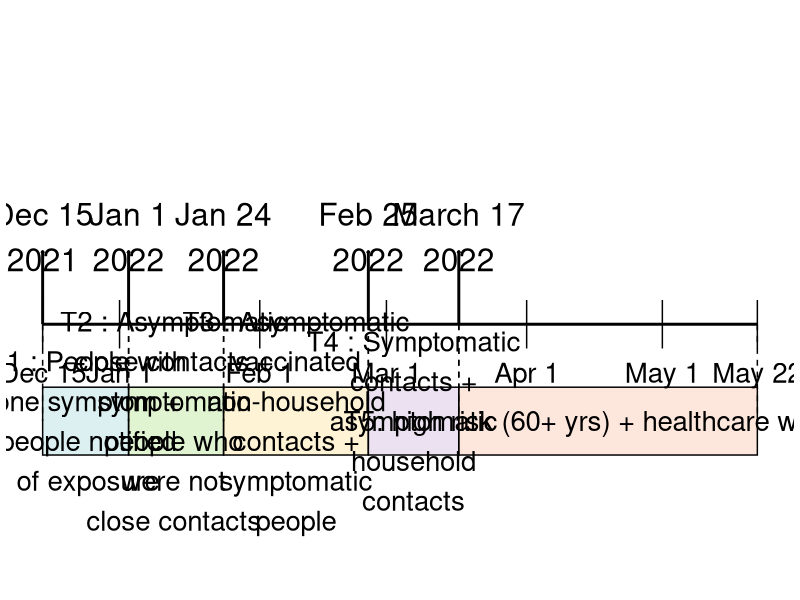

This figure's R source:
## ---- chunk 1
library(ggplot2)
library(dplyr)
library(patchwork)
## ---- chunk 2
######################################
###### Testing Eligibility###########

# Timeline axis data
testing_timeline <- data.frame(date = as.Date(c("2021-12-15", "2022-01-01", "2022-02-01", 
                                        "2022-03-01", "2022-04-01", "2022-05-01", "2022-05-22")),
                       label = c("Dec 15", "Jan 1", "Feb 1", "Mar 1", "Apr 1", "May 1", "May 22")
)

# Testing segments
testing_segments <- data.frame(
  start = as.Date(c("2021-12-15","2022-01-03","2022-01-24", "2022-02-25", "2022-03-17")),
  end   = as.Date(c("2022-01-03","2022-01-24","2022-02-25", "2022-03-17", "2022-05-22")),
  level = c("T1 : People with\none symptom +\npeople notified\nof exposure",
            "T2 : Asymptomatic\nclose contacts +\nsymptomatic\npeople who\nwere not\nclose contacts", 
            "T3 : Asymptomatic\nvaccinated\nnon-household\ncontacts +\nsymptomatic\npeople",
            "T4 : Symptomatic\ncontacts +\nasymptomatic\nhousehold\ncontacts", 
            "T5: high risk (60+ yrs) + healthcare workers"),
  y     = -0.2
)

# midpoints using Date math
testing_segments <- testing_segments %>%
  mutate(midpoint = start + (end - start) / 2)

testing_colors <- c(
  "T1 : People with\none symptom +\npeople notified\nof exposure" = "#A8DADC66",
  "T2 : Asymptomatic\nclose contacts +\nsymptomatic\npeople who\nwere not\nclose contacts" = "#B5E48C66",
  "T3 : Asymptomatic\nvaccinated\nnon-household\ncontacts +\nsymptomatic\npeople" = "#FFE29A66",
  "T4 : Symptomatic\ncontacts +\nasymptomatic\nhousehold\ncontacts" = "#CDB4DB66",
  "T5: high risk (60+ yrs) + healthcare workers" = "#FBC4AB66"
)

# event arrows
events <- data.frame(
  date = as.Date(c("2021-12-15","2022-01-03","2022-01-24", "2022-02-25", "2022-03-17")),
  label = c("Dec 15\n2021","Jan 1\n2022","Jan 24\n2022", "Feb 25\n2022", "March 17\n2022"),
  y_tip = 0.15,
  y_text = 0.18
)

testing_timeline_plot <- (ggplot() +
                    # timeline axis
                    geom_segment(aes(x=min(testing_timeline$date), xend=max(testing_timeline$date),y=0, yend=0), size=1) +
                    geom_segment(data=testing_timeline,aes(x=date, xend=date, y=0.05, yend=-0.05)) +
                    geom_text(data=testing_timeline,aes(x=date, y=-0.1, label=label), size=7) +
                    # event arrows
                    geom_segment(data=events,aes(x=date, xend=date, y=0, yend=y_tip),arrow=arrow(length=unit(0.05,"cm")), size=1) +
                    geom_text(data=events,aes(x=date, y=y_text, label=label),size=8, hjust=0.5) +
                    # dotted lines for testing eligibility start and end
                    geom_segment(data=testing_segments,aes(x=start, xend=start, y=0, yend=y),linetype="dashed", color="black") +
                    geom_segment(data=testing_segments,aes(x=end, xend=end, y=0, yend=y),linetype="dashed", color="black") +
                    # ALS bars
                    geom_rect(data = testing_segments,aes(xmin=start, xmax=end,ymin=y-0.07, ymax=y+0.07,fill=level),color="black") +
                    scale_fill_manual(values = testing_colors) +
                    geom_text(data=testing_segments,aes(x=midpoint, y=y, label=level),size=7, color="black") +
                    theme_void() +
                    theme(plot.title = element_text(hjust = 0.5, size=14, face="bold"),plot.margin = margin(t = 5, r = 5, b = 5, l = 5))+
                    coord_cartesian(ylim = c(-0.5, 0.6)) +
                    theme(legend.position="none"))

print(testing_timeline_plot)

